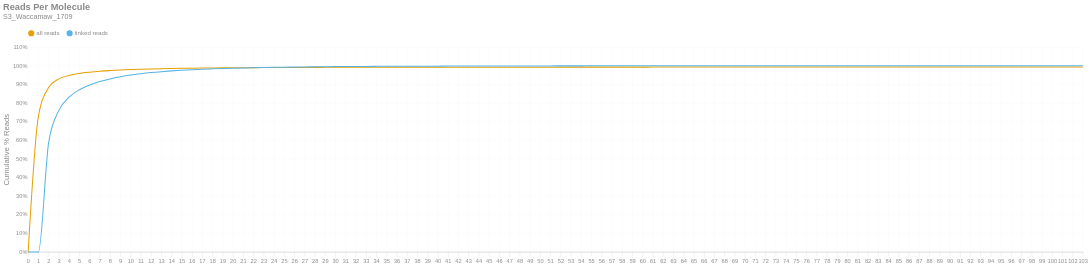

The code cell stored with this chart in its notebook:
### Markdown cell above
### Reads per Molecule
This chart shows the cumulative distribution of the number of reads per linked molecule. That is, how many alignments are associated with a unique molecule. This excludes the number of reads associated with invalid or absent linked-read barcodes. The `linked` histogram is the percentages recalculated when disregarding singletons.

### Code cell
if SKIPLR:
    print_html(f"Skipped")
else:
    counts = np.bincount(valids['reads'].cast(pl.Int64).to_numpy())
    weighted = counts * np.arange(len(counts))
    all_perc = weighted / n_reads
    linked_perc = weighted / n_linked_reads
    linked_perc[1] = 0
    binned_df = pl.DataFrame({
        'readsper': list(range(len(counts))),
        'all reads (cumsum)': np.cumsum(all_perc).tolist(),
        'linked reads (cumsum)': np.cumsum(linked_perc).tolist(),
    })

    with SafeRender(binned_df):
        (
            density_plot(binned_df, 'Reads Per Molecule', samplename, 'readspmol')
            .encode(
                x=alt.X('readsper:O', title=None).axis(labelAngle=0).scale(padding=0),
                y=alt.Y('value:Q', title='Cumulative % Reads').axis(format='%').stack(False),
                color=alt.Color("key:N").scale(domain=["all reads", "linked reads"]),
                tooltip=[
                    alt.Tooltip("key:N", title="Data Type"),
                    alt.Tooltip("readsper:O", title="Reads Per Molecule"),
                    alt.Tooltip("value:Q", format=".2%", title="% Reads (Cum.)")
                ]            
            )
        ).display()

### Figure 1 — Vega-Lite specification as saved in the notebook (floating-point values rounded to 4 significant figures)
{"width": "container", "height": 400, "config": {"title": {"anchor": "start", "dy": -15, "fontSize": 18, "color": "#888888", "subtitleColor": "#888888", "subtitleFontSize": 14}, "arc": {"fill": "#0072B2"}, "axis": {"domainColor": "#888888", "domainWidth": 0.5, "gridWidth": 0.2, "grid": false, "titleFontWeight": 400, "titleFontSize": 15, "labelFontSize": 11, "labelColor": "#888888", "tickColor": "#888888", "tickWidth": 0.2, "titleColor": "#888888"}, "axisBand": {"grid": false}, "axisX": {"grid": true, "tickSize": 10, "domainCap": "round"}, "axisY": {"domain": false, "grid": true, "tickSize": 0, "domainCap": "round"}, "background": "transparent", "header": {"labelFontSize": 15, "labelColor": "#888888", "titleFontSize": 15, "titleFontWeight": 600, "titleColor": "#888888"}, "legend": {"labelFont": "sans-serif", "labelFontSize": 12, "labelColor": "#888888", "symbolSize": 100, "symbolType": "circle", "titleFontSize": 12, "titlePadding": 10, "titleColor": "#888888", "title": null, "orient": "top"}, "range": {"category": ["#E69F00", "#56B4E9", "#009E73", "#F0E442", "#0072B2", "#D55E00", "#CC79A7", "#000000"], "diverging": ["#cfe8f3", "#a2d4ec", "#73bfe2", "#46abdb", "#1696d2", "#12719e"]}, "area": {"fill": "#0072B2", "fillOpacity": 0.7, "line": true, "strokeOpacity": 0.7}, "line": {"color": "#0072B2", "stroke": "#0072B2", "strokeWidth": 2}, "trail": {"color": "#0072B2", "stroke": "#0072B2", "strokeWidth": 0, "size": 1}, "point": {"filled": true, "fillOpacity": 1.0, "size": 95}, "text": {"color": "#888888", "fontSize": 11, "align": "right", "fontWeight": 400, "size": 11}, "bar": {"fill": "#0072B2", "stroke": null}, "view": {"stroke": null, "continuousWidth": 660, "continuousHeight": 400}}, "data": {"name": "data-c50fe5ec33ea5a93764389e3b7b891b7"}, "mark": {"type": "line", "interpolate": "monotone", "point": {"opacity": 0, "size": 275}}, "encoding": {"color": {"field": "key", "scale": {"domain": ["all reads", "linked reads"]}, "type": "nominal"}, "tooltip": [{"field": "key", "title": "Data Type", "type": "nominal"}, {"field": "readsper", "title": "Reads Per Molecule", "type": "ordinal"}, {"field": "value", "format": ".2%", "title": "% Reads (Cum.)", "type": "quantitative"}], "x": {"axis": {"labelAngle": 0}, "field": "readsper", "scale": {"padding": 0}, "title": null, "type": "ordinal"}, "y": {"axis": {"format": "%"}, "field": "value", "stack": false, "title": "Cumulative % Reads", "type": "quantitative"}}, "params": [{"name": "param_c36ac31b6afebe62", "select": {"type": "point", "fields": ["key"]}, "bind": "legend"}], "title": {"text": "Reads Per Molecule", "subtitle": "S3_Waccamaw_1709"}, "transform": [{"fold": ["all reads (cumsum)", "linked reads (cumsum)"]}, {"calculate": "replace(datum.key, ' (cumsum)', '')", "as": "key"}, {"filter": {"param": "param_c36ac31b6afebe62"}}], "usermeta": {"embedOptions": {"downloadFileName": "S3_Waccamaw_1709.readspmol"}}, "$schema": "https://vega.github.io/schema/vega-lite/v6.1.0.json", "datasets": {"data-c50fe5ec33ea5a93764389e3b7b891b7": [{"readsper": 0, "all reads (cumsum)": 0.0, "linked reads (cumsum)": 0.0}, {"readsper": 1, "all reads (cumsum)": 0.7273, "linked reads (cumsum)": 0.0}, {"readsper": 2, "all reads (cumsum)": 0.8831, "linked reads (cumsum)": 0.5873}, {"readsper": 3, "all reads (cumsum)": 0.929, "linked reads (cumsum)": 0.7603}, {"readsper": 4, "all reads (cumsum)": 0.948, "linked reads (cumsum)": 0.8318}, {"readsper": 5, "all reads (cumsum)": 0.9584, "linked reads (cumsum)": 0.871}, {"readsper": 6, "all reads (cumsum)": 0.965, "linked reads (cumsum)": 0.8959}, {"readsper": 7, "all reads (cumsum)": 0.9701, "linked reads (cumsum)": 0.915}, {"readsper": 8, "all reads (cumsum)": 0.9738, "linked reads (cumsum)": 0.9289}, {"readsper": 9, "all reads (cumsum)": 0.9768, "linked reads (cumsum)": 0.9404}, {"readsper": 10, "all reads (cumsum)": 0.9793, "linked reads (cumsum)": 0.9498}, {"readsper": 11, "all reads (cumsum)": 0.9812, "linked reads (cumsum)": 0.9569}, {"readsper": 12, "all reads (cumsum)": 0.9828, "linked reads (cumsum)": 0.9631}, {"readsper": 13, "all reads (cumsum)": 0.9842, "linked reads (cumsum)": 0.9681}, {"readsper": 14, "all reads (cumsum)": 0.9853, "linked reads (cumsum)": 0.9724}, {"readsper": 15, "all reads (cumsum)": 0.9862, "linked reads (cumsum)": 0.9757}, {"readsper": 16, "all reads (cumsum)": 0.987, "linked reads (cumsum)": 0.9788}, {"readsper": 17, "all reads (cumsum)": 0.9877, "linked reads (cumsum)": 0.9812}, {"readsper": 18, "all reads (cumsum)": 0.9882, "linked reads (cumsum)": 0.9831}, {"readsper": 19, "all reads (cumsum)": 0.9886, "linked reads (cumsum)": 0.9849}, {"readsper": 20, "all reads (cumsum)": 0.989, "linked reads (cumsum)": 0.9864}, {"readsper": 21, "all reads (cumsum)": 0.9894, "linked reads (cumsum)": 0.9878}, {"readsper": 22, "all reads (cumsum)": 0.9898, "linked reads (cumsum)": 0.9892}, {"readsper": 23, "all reads (cumsum)": 0.9901, "linked reads (cumsum)": 0.9903}, {"readsper": 24, "all reads (cumsum)": 0.9903, "linked reads (cumsum)": 0.9913}, {"readsper": 25, "all reads (cumsum)": 0.9905, "linked reads (cumsum)": 0.992}, {"readsper": 26, "all reads (cumsum)": 0.9907, "linked reads (cumsum)": 0.9928}, {"readsper": 27, "all reads (cumsum)": 0.9909, "linked reads (cumsum)": 0.9935}, {"readsper": 28, "all reads (cumsum)": 0.9911, "linked reads (cumsum)": 0.9941}, {"readsper": 29, "all reads (cumsum)": 0.9913, "linked reads (cumsum)": 0.9948}, {"readsper": 30, "all reads (cumsum)": 0.9914, "linked reads (cumsum)": 0.9954}, {"readsper": 31, "all reads (cumsum)": 0.9915, "linked reads (cumsum)": 0.9956}, {"readsper": 32, "all reads (cumsum)": 0.9915, "linked reads (cumsum)": 0.9958}, {"readsper": 33, "all reads (cumsum)": 0.9916, "linked reads (cumsum)": 0.9962}, {"readsper": 34, "all reads (cumsum)": 0.9917, "linked reads (cumsum)": 0.9966}, {"readsper": 35, "all reads (cumsum)": 0.9918, "linked reads (cumsum)": 0.9968}, {"readsper": 36, "all reads (cumsum)": 0.9919, "linked reads (cumsum)": 0.9971}, {"readsper": 37, "all reads (cumsum)": 0.9919, "linked reads (cumsum)": 0.9971}, {"readsper": 38, "all reads (cumsum)": 0.992, "linked reads (cumsum)": 0.9974}, {"readsper": 39, "all reads (cumsum)": 0.992, "linked reads (cumsum)": 0.9976}, {"readsper": 40, "all reads (cumsum)": 0.992, "linked reads (cumsum)": 0.9977}, {"readsper": 41, "all reads (cumsum)": 0.9921, "linked reads (cumsum)": 0.998}, {"readsper": 42, "all reads (cumsum)": 0.9921, "linked reads (cumsum)": 0.9981}, {"readsper": 43, "all reads (cumsum)": 0.9922, "linked reads (cumsum)": 0.9983}, {"readsper": 44, "all reads (cumsum)": 0.9922, "linked reads (cumsum)": 0.9985}, {"readsper": 45, "all reads (cumsum)": 0.9923, "linked reads (cumsum)": 0.9986}, {"readsper": 46, "all reads (cumsum)": 0.9923, "linked reads (cumsum)": 0.9987}, {"readsper": 47, "all reads (cumsum)": 0.9923, "linked reads (cumsum)": 0.9988}, {"readsper": 48, "all reads (cumsum)": 0.9923, "linked reads (cumsum)": 0.9989}, {"readsper": 49, "all reads (cumsum)": 0.9924, "linked reads (cumsum)": 0.999}, {"readsper": 50, "all reads (cumsum)": 0.9924, "linked reads (cumsum)": 0.999}, {"readsper": 51, "all reads (cumsum)": 0.9924, "linked reads (cumsum)": 0.999}, {"readsper": 52, "all reads (cumsum)": 0.9924, "linked reads (cumsum)": 0.9992}, {"readsper": 53, "all reads (cumsum)": 0.9924, "linked reads (cumsum)": 0.9992}, {"readsper": 54, "all reads (cumsum)": 0.9924, "linked reads (cumsum)": 0.9992}, {"readsper": 55, "all reads (cumsum)": 0.9925, "linked reads (cumsum)": 0.9993}, {"readsper": 56, "all reads (cumsum)": 0.9925, "linked reads (cumsum)": 0.9994}, {"readsper": 57, "all reads (cumsum)": 0.9925, "linked reads (cumsum)": 0.9995}, {"readsper": 58, "all reads (cumsum)": 0.9925, "linked reads (cumsum)": 0.9995}, {"readsper": 59, "all reads (cumsum)": 0.9925, "linked reads (cumsum)": 0.9995}, {"readsper": 60, "all reads (cumsum)": 0.9925, "linked reads (cumsum)": 0.9995}, {"readsper": 61, "all reads (cumsum)": 0.9925, "linked reads (cumsum)": 0.9996}, {"readsper": 62, "all reads (cumsum)": 0.9925, "linked reads (cumsum)": 0.9996}, {"readsper": 63, "all reads (cumsum)": 0.9925, "linked reads (cumsum)": 0.9996}, {"readsper": 64, "all reads (cumsum)": 0.9925, "linked reads (cumsum)": 0.9996}, {"readsper": 65, "all reads (cumsum)": 0.9925, "linked reads (cumsum)": 0.9997}, {"readsper": 66, "all reads (cumsum)": 0.9926, "linked reads (cumsum)": 0.9997}, {"readsper": 67, "all reads (cumsum)": 0.9926, "linked reads (cumsum)": 0.9998}, {"readsper": 68, "all reads (cumsum)": 0.9926, "linked reads (cumsum)": 0.9998}, {"readsper": 69, "all reads (cumsum)": 0.9926, "linked reads (cumsum)": 0.9998}, {"readsper": 70, "all reads (cumsum)": 0.9926, "linked reads (cumsum)": 0.9998}, {"readsper": 71, "all reads (cumsum)": 0.9926, "linked reads (cumsum)": 0.9998}, {"readsper": 72, "all reads (cumsum)": 0.9926, "linked reads (cumsum)": 0.9998}, {"readsper": 73, "all reads (cumsum)": 0.9926, "linked reads (cumsum)": 0.9998}, {"readsper": 74, "all reads (cumsum)": 0.9926, "linked reads (cumsum)": 0.9998}, {"readsper": 75, "all reads (cumsum)": 0.9926, "linked reads (cumsum)": 0.9998}, {"readsper": 76, "all reads (cumsum)": 0.9926, "linked reads (cumsum)": 0.9998}, {"readsper": 77, "all reads (cumsum)": 0.9926, "linked reads (cumsum)": 0.9999}, {"readsper": 78, "all reads (cumsum)": 0.9926, "linked reads (cumsum)": 0.9999}, {"readsper": 79, "all reads (cumsum)": 0.9926, "linked reads (cumsum)": 0.9999}, {"readsper": 80, "all reads (cumsum)": 0.9926, "linked reads (cumsum)": 0.9999}, {"readsper": 81, "all reads (cumsum)": 0.9926, "linked reads (cumsum)": 0.9999}, {"readsper": 82, "all reads (cumsum)": 0.9926, "linked reads (cumsum)": 0.9999}, {"readsper": 83, "all reads (cumsum)": 0.9926, "linked reads (cumsum)": 0.9999}, {"readsper": 84, "all reads (cumsum)": 0.9926, "linked reads (cumsum)": 0.9999}, {"readsper": 85, "all reads (cumsum)": 0.9926, "linked reads (cumsum)": 0.9999}, {"readsper": 86, "all reads (cumsum)": 0.9926, "linked reads (cumsum)": 0.9999}, {"readsper": 87, "all reads (cumsum)": 0.9926, "linked reads (cumsum)": 0.9999}, {"readsper": 88, "all reads (cumsum)": 0.9926, "linked reads (cumsum)": 0.9999}, {"readsper": 89, "all reads (cumsum)": 0.9926, "linked reads (cumsum)": 0.9999}, {"readsper": 90, "all reads (cumsum)": 0.9926, "linked reads (cumsum)": 0.9999}, {"readsper": 91, "all reads (cumsum)": 0.9926, "linked reads (cumsum)": 0.9999}, {"readsper": 92, "all reads (cumsum)": 0.9926, "linked reads (cumsum)": 0.9999}, {"readsper": 93, "all reads (cumsum)": 0.9926, "linked reads (cumsum)": 0.9999}, {"readsper": 94, "all reads (cumsum)": 0.9926, "linked reads (cumsum)": 0.9999}, {"readsper": 95, "all reads (cumsum)": 0.9926, "linked reads (cumsum)": 0.9999}, {"readsper": 96, "all reads (cumsum)": 0.9926, "linked reads (cumsum)": 0.9999}, {"readsper": 97, "all reads (cumsum)": 0.9926, "linked reads (cumsum)": 0.9999}, {"readsper": 98, "all reads (cumsum)": 0.9926, "linked reads (cumsum)": 0.9999}, {"readsper": 99, "all reads (cumsum)": 0.9926, "linked reads (cumsum)": 0.9999}, {"readsper": 100, "all reads (cumsum)": 0.9926, "linked reads (cumsum)": 0.9999}, {"readsper": 101, "all reads (cumsum)": 0.9926, "linked reads (cumsum)": 0.9999}, {"readsper": 102, "all reads (cumsum)": 0.9926, "linked reads (cumsum)": 0.9999}, {"readsper": 103, "all reads (cumsum)": 0.9926, "linked reads (cumsum)": 1.0}]}}
